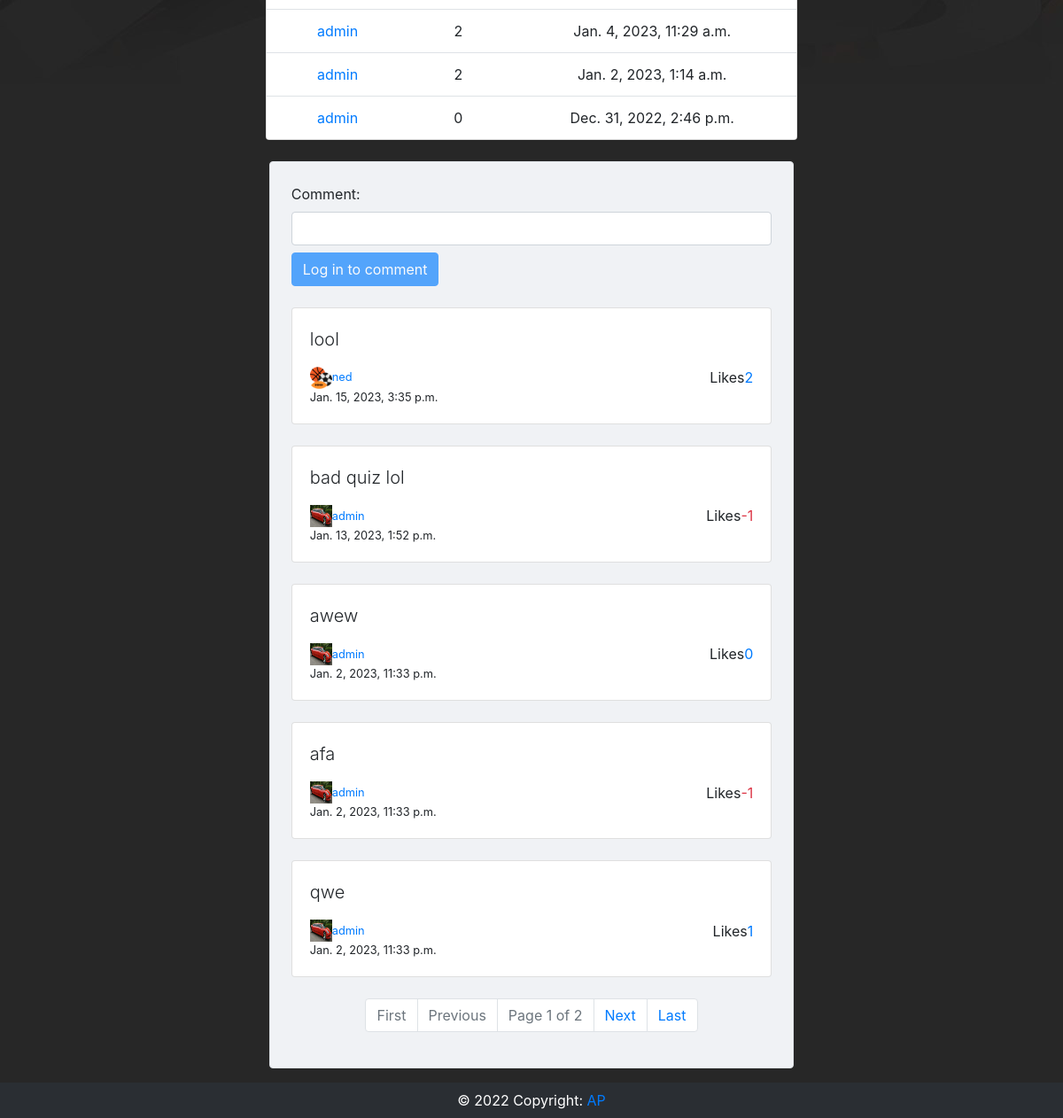
The app's page /quiz/127/ (lower part), older data.
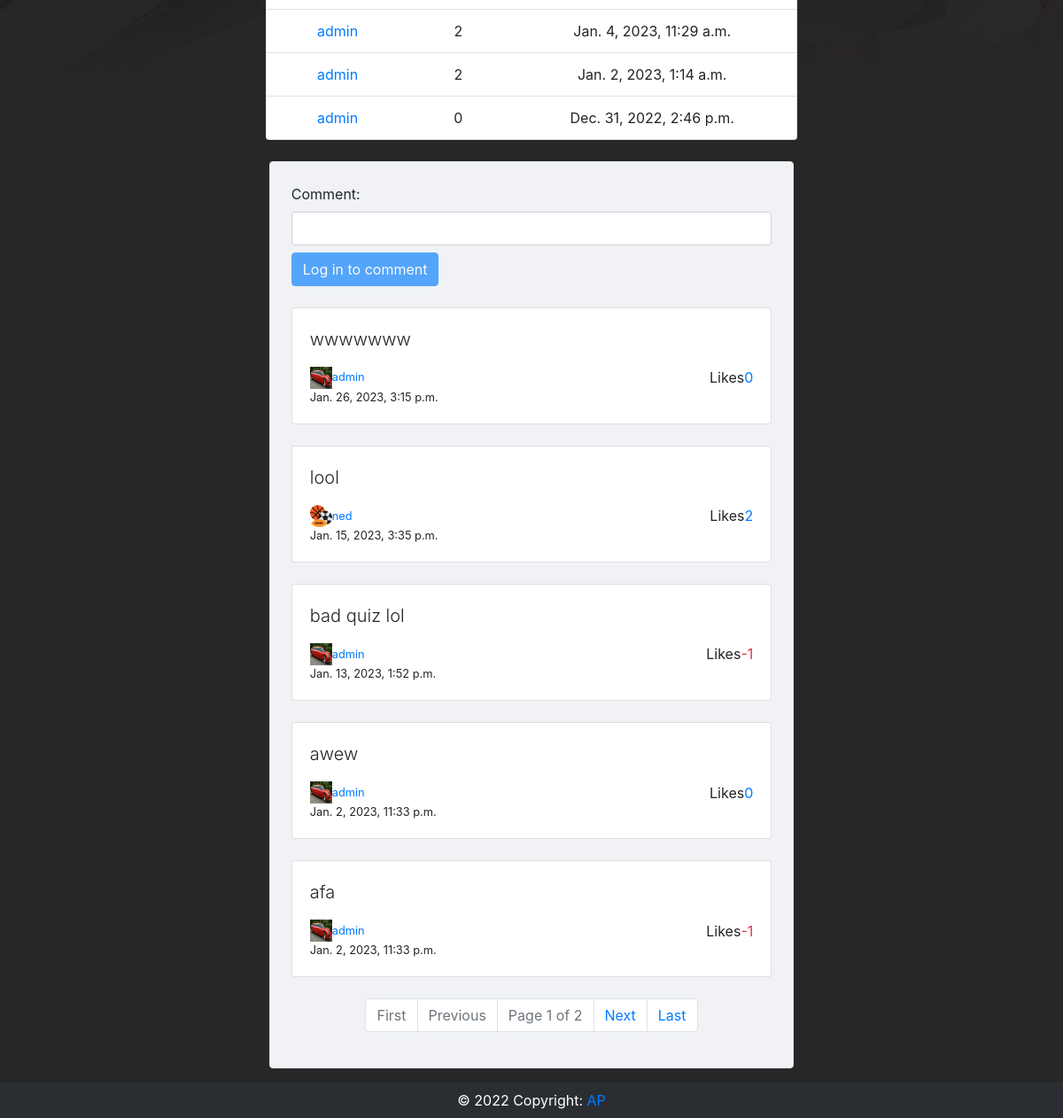
The same page, newer data.
### quiz/models.py (models this page shows, shortened)
class User_quiz_points(models.Model):
    user = models.ForeignKey(settings.AUTH_USER_MODEL, on_delete=models.CASCADE)
    quiz = models.ForeignKey(Quiz, on_delete=models.CASCADE)
    points = models.IntegerField()
    date = models.DateTimeField(auto_now_add=True)
    class Meta:
        verbose_name_plural = "User quiz points"

class Quiz_comment(models.Model):
    comment = models.CharField(max_length=160, blank=False)
    user = models.ForeignKey(settings.AUTH_USER_MODEL, on_delete=models.CASCADE)
    quiz = models.ForeignKey(Quiz, on_delete=models.CASCADE)
    created = models.DateTimeField(auto_now_add=True)
    rating = models.IntegerField(default=0)

### quiz/views.py (the view, shortened to what this page needs)
# urls.py: path('quiz/<str:pk>/', views.quizPage, name='quiz'),
def quizPage(request,pk):
	quiz = Quiz.objects.get(id=pk)
	name = quiz.title
	users = User_quiz_points.objects.filter(quiz__title=name).order_by('-date')[:10]
	solvedby = User_quiz_points.objects.filter(quiz=pk).count()
	comments = Quiz_comment.objects.filter(quiz=pk).order_by('-created')
	for comment in comments:
		profile_data = Profile.objects.get(user=comment.user)
		comment.avatar = profile_data.avatar
	paginator = Paginator(comments, 5)
	page_number = request.GET.get('page')
	page_comments = paginator.get_page(page_number)
	context = {'quiz': quiz, 'users': users, 'solvedby':solvedby, 'commentform':CommentForm, 'page_comments':page_comments}
	is_ajax = request.headers.get('X-Requested-With') == 'XMLHttpRequest'
	if is_ajax:
		if request.method == 'POST':
			data = json.load(request)
			updated_values = data.get('payload')
			if 'commentid' in updated_values:
				comment = Quiz_comment.objects.get(id = int(updated_values['commentid']))
				user = comment.user
				report = Reported_comment(reportedby = request.user, user = user,comment = comment, reason = updated_values['reason'])
				report.save()
				return JsonResponse({'status': 'OK'}, status=200)
			else:
				report = Reported_quiz(reportedbyuser = request.user, user = quiz.created_by, quiz = quiz, reason = updated_values['reason'])
				report.save()
				return JsonResponse({'status': 'OK'}, status=200)
		if request.method == 'GET':
			comments = list(Quiz_comment.objects.filter(quiz=quiz).values())
			return JsonResponse({'comments': comments, 'quiz':model_to_dict(quiz)})
		if request.method == 'PUT':
			data = json.load(request)
			updated_values = data.get('payload')
			like = updated_values['vote']
			if 'commentid' in updated_values:
				comment = comments.get(id=updated_values['commentid'])
				if not User_comment_relation.objects.filter(user = request.user, comment = comment).exists():
					if like == 'like':
						comment.rating+=1
						usercomment = User_comment_relation(user = request.user, comment = comment, like = 1)
						usercomment.save()
						comment.save()
					else:
						comment.rating-=1
						usercomment = User_comment_relation(user = request.user, comment = comment, like = -1)
						usercomment.save()
						comment.save()
				else:
					currentcomment = User_comment_relation.objects.get(user = request.user, comment = comment)
					if like == 'like':
						if currentcomment.like == 0:
							comment.rating += 1
							comment.save()
							currentcomment.like += 1
							currentcomment.save()
						elif currentcomment.like == -1:
							comment.rating +=2
							comment.save()
							currentcomment.like = 1
							currentcomment.save()
						else:
							comment.rating -= 1
							comment.save()
							currentcomment.like = 0
							currentcomment.save()
					if like == 'dislike':
						if currentcomment.like == 0:
							comment.rating -= 1
							comment.save()
							currentcomment.like = -1
							currentcomment.save()
						elif currentcomment.like == 1:
							comment.rating -= 2
							comment.save()
							currentcomment.like = -1
							currentcomment.save()
						else:
							comment.rating += 1
							comment.save()
							currentcomment.like = 0
							currentcomment.save()
			else:
				if not User_quiz_relation.objects.filter(user = request.user, quiz = quiz).exists():
					if like == 'like':
						quiz.rating+=1
						userquizrating = User_quiz_relation(user = request.user, quiz = quiz, like = 1)
						userquizrating.save()
						quiz.save()
					else:
						quiz.rating-=1
						userquizrating = User_quiz_relation(user = request.user, quiz = quiz, like = -1)
						userquizrating.save()
						quiz.save()
				else:
					userquizrating = User_quiz_relation.objects.get(user = request.user, quiz = quiz)
					if like == 'like':
						if userquizrating.like == 0:
							quiz.rating += 1
							quiz.save()
							userquizrating.like += 1
							userquizrating.save()
						elif userquizrating.like == -1:
							quiz.rating +=2
							quiz.save()
							userquizrating.like = 1
							userquizrating.save()
						else:
							quiz.rating -= 1
							quiz.save()
							userquizrating.like = 0
							userquizrating.save()
					if like == 'dislike':
						if userquizrating.like == 0:
							quiz.rating -= 1
							quiz.save()
							userquizrating.like = -1
							userquizrating.save()
						elif userquizrating.like == 1:
							quiz.rating -= 2
							quiz.save()
							userquizrating.like = -1
							userquizrating.save()
						else:
							quiz.rating += 1
							quiz.save()
							userquizrating.like = 0
							userquizrating.save()
			return JsonResponse({'status': 'OK'}, status=200)
		return JsonResponse({'status': 'Invalid request'}, status=400)
	else:
		if request.method == 'POST':
			form = CommentForm(request.POST)
			if form.is_valid():
				comment = form.save(commit=False)
				comment.user = request.user
				comment.quiz = quiz
				comment.save()
				return redirect('quiz', pk=quiz.id)
	return render(request, 'quiz/quiz.html', context)

### quiz/templates/quiz/quiz.html (shortened to what the changed rows need)
{%extends './basetemp.html' %}
{% block content %}
    <div class="card text-center center-50 mb-4">
      <div class="table-responsive-sm">
        <table class="table mb-0 bg-white table-hover">
          <tbody>
            {% if users %}
              {% for user in users %}
                <tr>
                  <td><a href="{% url 'profile' user.user.username %}">{{user.user}}</a></td>
                  <td>{{user.points}}</td>
                  <td>{{user.date}}</td>
                </tr>
              {% endfor %}
            {% endif %}
          </tbody>
        </table>
      </div>
    </div>
    <div class="row d-flex justify-content-center bottom" style="margin-right: 0px;">
      <div class="col-md-8 col-lg-6 pr-0" >
        <div class="card shadow-0 border" style="background-color: #f0f2f5;">
          <div class="card-body p-4">
            <div class="form-outline mb-4">
              <form action="" method="POST">
                {{commentform}}
              </form>
            </div>
          {% for comment in page_comments %}
            <div class="card mb-4">
              <div class="card-body">
                <p class="lead">{{comment.comment}}</p>
                <div class="d-flex justify-content-between">
                  <div class="d-flex flex-row align-items-center">
                    <img src="{{comment.avatar.url}}" alt="avatar" width="25"
                        height="25" />
                    <a href="{% url 'profile' comment.user.username%}"><p class="small mb-0 ms-2">{{comment.user}}</p></a>
                  </div>
                  <div class="d-flex flex-row align-items-center">
                    {% if user.is_authenticated %}
                      <p class="small text-muted mb-0" id="like-{{comment.id}}" onclick="commentvoting('{{comment.id}}', 'like')">Like</p>
                      <p class="mb-0 {% if comment.rating >= 0 %}text-primary{% else %}text-danger{% endif %} large" id=comment-{{comment.id}}>{{comment.rating}}</p>
                      <p class="small text-muted mb-0" id="dislike-{{comment.id}}" onclick="commentvoting('{{comment.id}}', 'dislike')">Dislike</p>
                      <p class="small mb-0 ms-2" data-toggle="modal" data-target="#commentmodal" onclick="addcomment('{{comment.id}}')">Report</p>
                    {% else %}
                    <p class="mb-0">Likes</p>
                    <p class="mb-0 {% if comment.rating >= 0 %}text-primary{% else %}text-danger{% endif %} large" id=comment-{{comment.id}}>{{comment.rating}}</p>
                    {% endif %}
                  </div>
                </div>
                <div class="d-flex flex-row align-items-center">
                    <p class="small mb-0 ms-2">{{comment.created}}</p>
                </div>
              </div>
            </div>
          {% endfor %}
          </div>
        </div>
      </div>
    </div>
{% endblock %}

Row changes from the older to the newer data that the page shows:
no longer on this page (row unchanged): Quiz_comment: comment "qwe", user "admin", rating "1", created "Jan. 2, 2023, 11:33 p.m."
added Quiz_comment: comment "wwwwwww", user "admin", rating "0", created "Jan. 26, 2023, 3:15 p.m."
